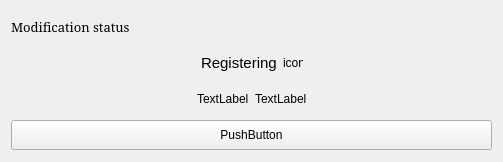
<?xml version="1.0" encoding="UTF-8"?>
<ui version="4.0">
 <class>Frame</class>
 <widget class="QFrame" name="Frame">
  <property name="geometry">
   <rect>
    <x>0</x>
    <y>0</y>
    <width>503</width>
    <height>162</height>
   </rect>
  </property>
  <property name="windowTitle">
   <string>Frame</string>
  </property>
  <layout class="QVBoxLayout" name="verticalLayout_2">
   <item>
    <layout class="QVBoxLayout" name="verticalLayout">
     <item>
      <widget class="QLabel" name="m_title">
       <property name="minimumSize">
        <size>
         <width>0</width>
         <height>30</height>
        </size>
       </property>
       <property name="maximumSize">
        <size>
         <width>16777215</width>
         <height>30</height>
        </size>
       </property>
       <property name="font">
        <font>
         <family>Serif</family>
         <pointsize>10</pointsize>
         <italic>false</italic>
         <bold>false</bold>
        </font>
       </property>
       <property name="text">
        <string>Modification status</string>
       </property>
      </widget>
     </item>
     <item>
      <layout class="QHBoxLayout" name="horizontalLayout">
       <item>
        <spacer name="horizontalSpacer_2">
         <property name="orientation">
          <enum>Qt::Horizontal</enum>
         </property>
         <property name="sizeHint" stdset="0">
          <size>
           <width>40</width>
           <height>20</height>
          </size>
         </property>
        </spacer>
       </item>
       <item>
        <widget class="QLabel" name="m_statusLabel">
         <property name="minimumSize">
          <size>
           <width>0</width>
           <height>30</height>
          </size>
         </property>
         <property name="maximumSize">
          <size>
           <width>16777215</width>
           <height>30</height>
          </size>
         </property>
         <property name="font">
          <font>
           <pointsize>11</pointsize>
          </font>
         </property>
         <property name="text">
          <string>Registering</string>
         </property>
        </widget>
       </item>
       <item>
        <widget class="QLabel" name="m_statusIcon">
         <property name="minimumSize">
          <size>
           <width>20</width>
           <height>20</height>
          </size>
         </property>
         <property name="maximumSize">
          <size>
           <width>20</width>
           <height>20</height>
          </size>
         </property>
         <property name="text">
          <string>icon</string>
         </property>
        </widget>
       </item>
       <item>
        <spacer name="horizontalSpacer">
         <property name="orientation">
          <enum>Qt::Horizontal</enum>
         </property>
         <property name="sizeHint" stdset="0">
          <size>
           <width>40</width>
           <height>20</height>
          </size>
         </property>
        </spacer>
       </item>
      </layout>
     </item>
     <item>
      <layout class="QHBoxLayout" name="horizontalLayout_2">
       <item>
        <spacer name="horizontalSpacer_3">
         <property name="orientation">
          <enum>Qt::Horizontal</enum>
         </property>
         <property name="sizeHint" stdset="0">
          <size>
           <width>40</width>
           <height>20</height>
          </size>
         </property>
        </spacer>
       </item>
       <item>
        <widget class="QLabel" name="m_requestedSize">
         <property name="sizePolicy">
          <sizepolicy hsizetype="Fixed" vsizetype="Preferred">
           <horstretch>0</horstretch>
           <verstretch>0</verstretch>
          </sizepolicy>
         </property>
         <property name="minimumSize">
          <size>
           <width>0</width>
           <height>30</height>
          </size>
         </property>
         <property name="maximumSize">
          <size>
           <width>16777215</width>
           <height>30</height>
          </size>
         </property>
         <property name="text">
          <string>TextLabel</string>
         </property>
        </widget>
       </item>
       <item>
        <widget class="QLabel" name="m_unitsType">
         <property name="minimumSize">
          <size>
           <width>0</width>
           <height>30</height>
          </size>
         </property>
         <property name="maximumSize">
          <size>
           <width>16777215</width>
           <height>30</height>
          </size>
         </property>
         <property name="text">
          <string>TextLabel</string>
         </property>
        </widget>
       </item>
       <item>
        <spacer name="horizontalSpacer_4">
         <property name="orientation">
          <enum>Qt::Horizontal</enum>
         </property>
         <property name="sizeHint" stdset="0">
          <size>
           <width>40</width>
           <height>20</height>
          </size>
         </property>
        </spacer>
       </item>
      </layout>
     </item>
     <item>
      <widget class="QPushButton" name="m_cancel">
       <property name="minimumSize">
        <size>
         <width>0</width>
         <height>30</height>
        </size>
       </property>
       <property name="maximumSize">
        <size>
         <width>16777215</width>
         <height>30</height>
        </size>
       </property>
       <property name="text">
        <string>PushButton</string>
       </property>
      </widget>
     </item>
    </layout>
   </item>
  </layout>
 </widget>
 <resources/>
 <connections/>
</ui>
